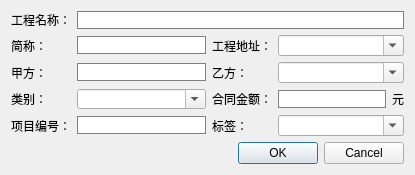
<?xml version="1.0" encoding="UTF-8"?>
<ui version="4.0">
 <class>AddProject</class>
 <widget class="QDialog" name="AddProject">
  <property name="geometry">
   <rect>
    <x>0</x>
    <y>0</y>
    <width>415</width>
    <height>175</height>
   </rect>
  </property>
  <property name="windowTitle">
   <string>Dialog</string>
  </property>
  <property name="sizeGripEnabled">
   <bool>false</bool>
  </property>
  <layout class="QGridLayout" name="gridLayout_2">
   <property name="sizeConstraint">
    <enum>QLayout::SetMaximumSize</enum>
   </property>
   <item row="0" column="0">
    <layout class="QVBoxLayout" name="verticalLayout">
     <item>
      <layout class="QGridLayout" name="gridLayout" rowstretch="0,0,0,0,0" columnstretch="0,1,0,0,0,0,0" rowminimumheight="0,0,0,0,0">
       <item row="4" column="3" colspan="2">
        <widget class="QLabel" name="label_10">
         <property name="text">
          <string>标签：</string>
         </property>
        </widget>
       </item>
       <item row="1" column="1" colspan="2">
        <widget class="QLineEdit" name="lineEdit_2">
         <property name="styleSheet">
          <string notr="true">border:1px solid gray;</string>
         </property>
        </widget>
       </item>
       <item row="1" column="5" colspan="2">
        <widget class="QComboBox" name="comboBox_3">
         <property name="editable">
          <bool>true</bool>
         </property>
        </widget>
       </item>
       <item row="3" column="5">
        <widget class="QLineEdit" name="lineEdit_5">
         <property name="styleSheet">
          <string notr="true">border:1px solid gray;</string>
         </property>
        </widget>
       </item>
       <item row="1" column="3" colspan="2">
        <widget class="QLabel" name="label_9">
         <property name="text">
          <string>工程地址：</string>
         </property>
        </widget>
       </item>
       <item row="1" column="0">
        <widget class="QLabel" name="label_2">
         <property name="text">
          <string>简称：</string>
         </property>
        </widget>
       </item>
       <item row="0" column="0">
        <widget class="QLabel" name="label">
         <property name="text">
          <string>工程名称：</string>
         </property>
        </widget>
       </item>
       <item row="2" column="1" colspan="2">
        <widget class="QLineEdit" name="lineEdit_4">
         <property name="styleSheet">
          <string notr="true">border:1px solid gray;</string>
         </property>
        </widget>
       </item>
       <item row="2" column="0">
        <widget class="QLabel" name="label_4">
         <property name="text">
          <string>甲方：</string>
         </property>
        </widget>
       </item>
       <item row="0" column="1" colspan="6">
        <widget class="QLineEdit" name="lineEdit">
         <property name="autoFillBackground">
          <bool>false</bool>
         </property>
         <property name="styleSheet">
          <string notr="true">border:1px solid gray;</string>
         </property>
        </widget>
       </item>
       <item row="3" column="3" colspan="2">
        <widget class="QLabel" name="label_7">
         <property name="text">
          <string>合同金额：</string>
         </property>
        </widget>
       </item>
       <item row="3" column="1" colspan="2">
        <widget class="QComboBox" name="comboBox_2">
         <property name="editable">
          <bool>true</bool>
         </property>
        </widget>
       </item>
       <item row="3" column="0">
        <widget class="QLabel" name="label_6">
         <property name="text">
          <string>类别：</string>
         </property>
        </widget>
       </item>
       <item row="3" column="6">
        <widget class="QLabel" name="label_8">
         <property name="text">
          <string>元</string>
         </property>
        </widget>
       </item>
       <item row="4" column="0">
        <widget class="QLabel" name="label_3">
         <property name="text">
          <string>项目编号：</string>
         </property>
        </widget>
       </item>
       <item row="2" column="5" colspan="2">
        <widget class="QComboBox" name="comboBox">
         <property name="editable">
          <bool>true</bool>
         </property>
        </widget>
       </item>
       <item row="2" column="3" colspan="2">
        <widget class="QLabel" name="label_5">
         <property name="sizePolicy">
          <sizepolicy hsizetype="Fixed" vsizetype="Preferred">
           <horstretch>0</horstretch>
           <verstretch>0</verstretch>
          </sizepolicy>
         </property>
         <property name="text">
          <string>乙方：</string>
         </property>
        </widget>
       </item>
       <item row="4" column="1" colspan="2">
        <widget class="QLineEdit" name="lineEdit_3">
         <property name="styleSheet">
          <string notr="true">border:1px solid gray;</string>
         </property>
        </widget>
       </item>
       <item row="4" column="5" colspan="2">
        <widget class="QComboBox" name="comboBox_4">
         <property name="editable">
          <bool>true</bool>
         </property>
        </widget>
       </item>
      </layout>
     </item>
     <item>
      <widget class="QDialogButtonBox" name="buttonBox">
       <property name="orientation">
        <enum>Qt::Horizontal</enum>
       </property>
       <property name="standardButtons">
        <set>QDialogButtonBox::Cancel|QDialogButtonBox::Ok</set>
       </property>
      </widget>
     </item>
    </layout>
   </item>
  </layout>
 </widget>
 <tabstops>
  <tabstop>lineEdit</tabstop>
  <tabstop>lineEdit_2</tabstop>
  <tabstop>comboBox_3</tabstop>
  <tabstop>lineEdit_4</tabstop>
  <tabstop>comboBox</tabstop>
  <tabstop>comboBox_2</tabstop>
  <tabstop>lineEdit_5</tabstop>
  <tabstop>lineEdit_3</tabstop>
 </tabstops>
 <resources/>
 <connections>
  <connection>
   <sender>buttonBox</sender>
   <signal>accepted()</signal>
   <receiver>AddProject</receiver>
   <slot>accept()</slot>
   <hints>
    <hint type="sourcelabel">
     <x>239</x>
     <y>167</y>
    </hint>
    <hint type="destinationlabel">
     <x>157</x>
     <y>197</y>
    </hint>
   </hints>
  </connection>
  <connection>
   <sender>buttonBox</sender>
   <signal>rejected()</signal>
   <receiver>AddProject</receiver>
   <slot>reject()</slot>
   <hints>
    <hint type="sourcelabel">
     <x>307</x>
     <y>173</y>
    </hint>
    <hint type="destinationlabel">
     <x>286</x>
     <y>197</y>
    </hint>
   </hints>
  </connection>
 </connections>
</ui>
